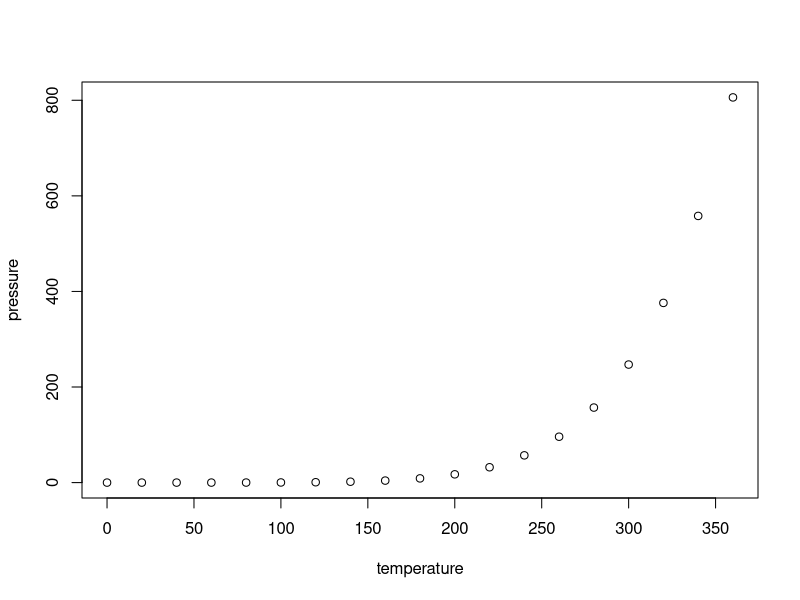
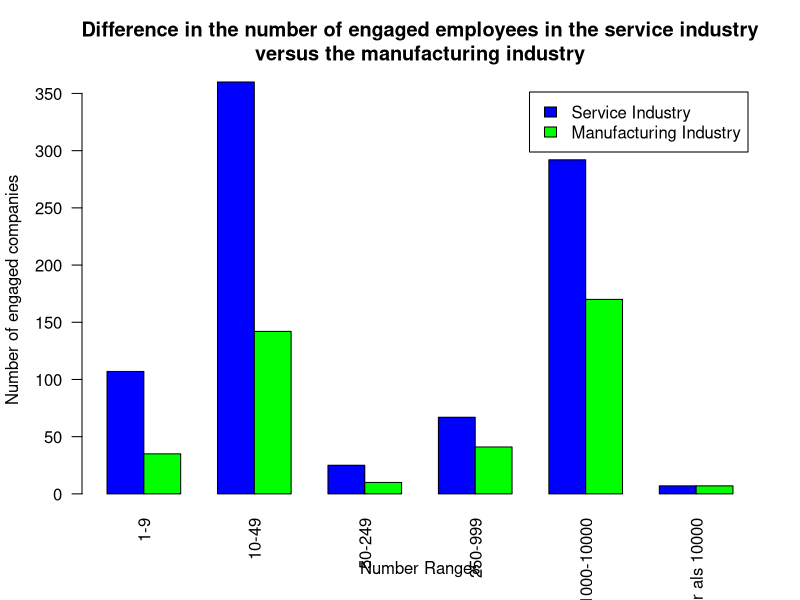

R code for these plots, in order:
## ---- chunk 1
knitr::opts_chunk$set(echo = TRUE)
## ---- chunk 2
summary(cars)
## ---- chunk 3
plot(pressure)
## ---- chunk 4
library(readxl)
library(dplyr)
data<-read_excel("MUE.2022.for.LMU.xlsx")
data
data$A001<-as.character(data$A001)
data$A001 <- case_when(
  data$A001 == 1 ~ "1-9",
  data$A001 == 2 ~ "10-49",
  data$A001 == 3 ~ "50-249",
  data$A001 == 4 ~ "250-999",
  data$A001 == 5 ~ "1000-10000",
  data$A001 == 6 ~ "mehr als 10000",
  TRUE ~ "Other"
  )
service<-subset(data,A003 %in% c(1,3,8,9,10,11,14,18,19))
service
manufacturing<-subset(data,A003 %in% c(2,4,5,6,7,16,17,20))
manufacturing
all_categories <- data.frame(A001 = factor(c("1-9", "10-49", "50-249", "250-999", "1000-10000", "mehr als 10000"),levels=c("1-9", "10-49", "50-249", "250-999", "1000-10000", "mehr als 10000")))
service_counts <- table(service$A001)
manufacturing_counts <- table(manufacturing$A001)
all_service_counts <- merge(all_categories, data.frame(A001 = names(service_counts), Count = as.numeric(service_counts)), all.x = TRUE, by = "A001")
all_manufacturing_counts <- merge(all_categories, data.frame(A001 = names(manufacturing_counts), Count = as.numeric(manufacturing_counts)), all.x = TRUE, by = "A001")
all_service_counts$Count[is.na(all_service_counts$Count)] <- 0
all_manufacturing_counts$Count[is.na(all_manufacturing_counts$Count)] <- 0
barplot(rbind(all_service_counts$Count, all_manufacturing_counts$Count),
        beside = TRUE,
        names.arg = levels(all_categories$A001),
        col = c("blue", "green"),
        legend.text = c("Service Industry", "Manufacturing Industry"),
        main = "Difference in the number of engaged employees in the service industry
versus the manufacturing industry",
        xlab = "Number Ranges",
        ylab = "Number of engaged companies",
        las=2
)
